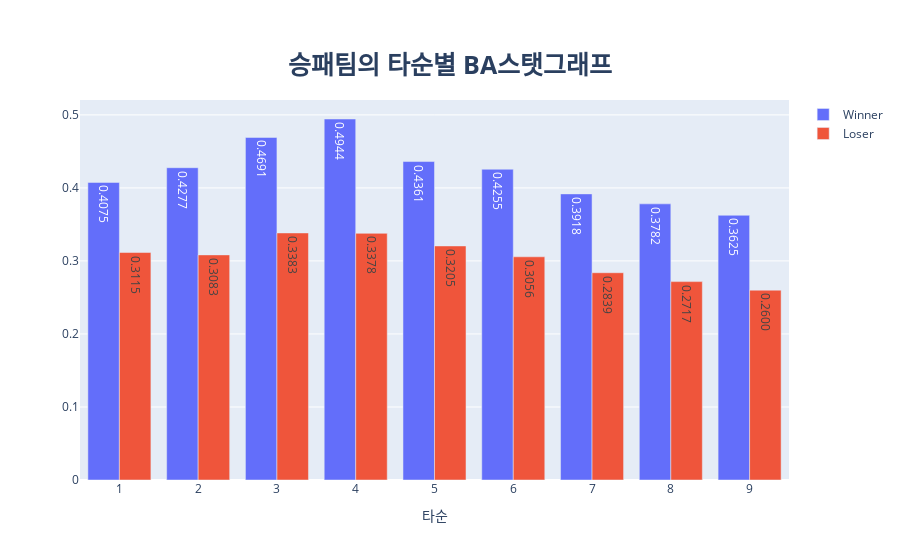
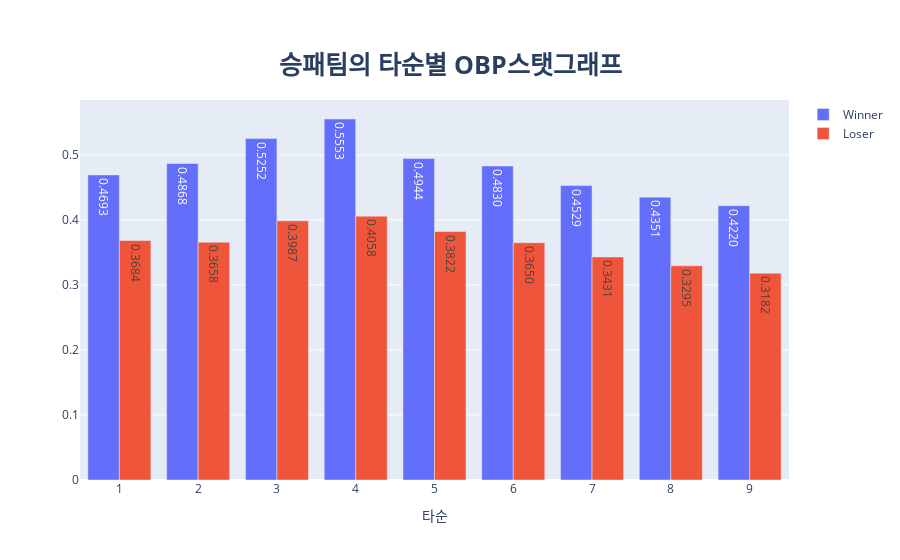
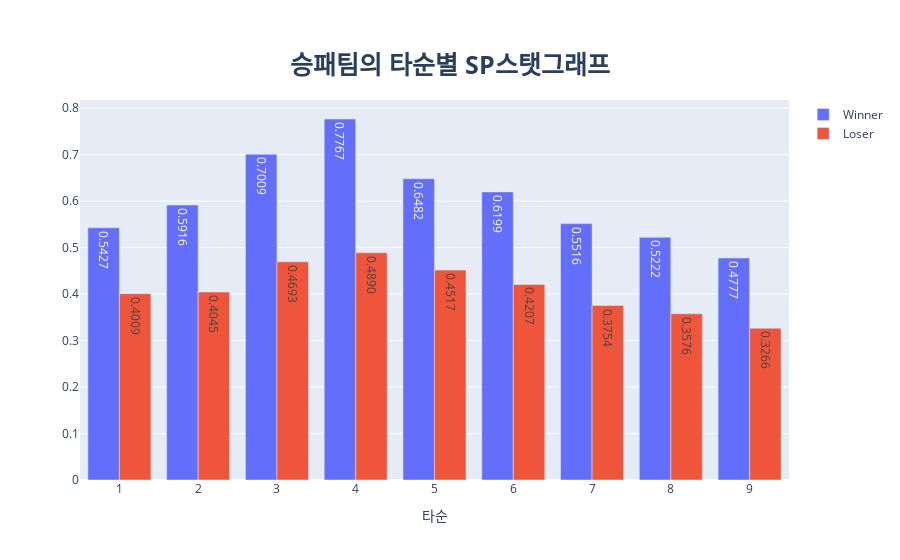
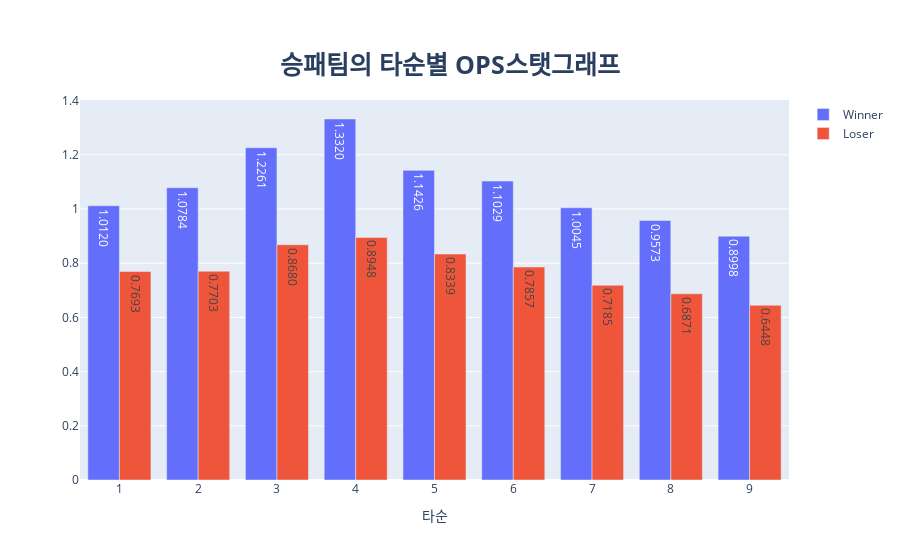

Source (notebook cell) for these figures, in order:
### Code cell
for col_name in derived_win.columns:
    fig = go.Figure()
    fig.add_trace(
        go.Bar(
            name = 'Winner',
            x=derived_win.index, 
            y=derived_win[col_name], 
            text=derived_win[col_name], 
            textposition='auto', 
            texttemplate='%{text:.4f}'
        )
    )
    fig.add_trace(
        go.Bar(
            name = 'Loser',
            x=derived_lose.index, 
            y=derived_lose[col_name], 
            text=derived_lose[col_name], 
            textposition='auto', 
            texttemplate='%{text:.4f}'
        )
    )
    fig.update_layout(
        {
            "title": {
                "text": "<b>승패팀의 타순별 "+col_name+"스탯그래프</b>",
                "x": 0.5,
                "y": 0.9,
                "font": {
                    "size": 25
                }
            },
            "xaxis": {
                "title": "타순",
                "showticklabels":True,
                "dtick": "M1",
                "tickfont": {
                    "size": 12                
                }
            }
        }
    )
    fig.show()

### Figure 1 — Plotly figure (JSON) as saved in the notebook; plotly's stock layout.template omitted (floating-point values rounded to 4 significant figures)
{"data": [{"name": "Winner", "text": [0.4075, 0.4277, 0.4691, 0.4944, 0.4361, 0.4255, 0.3918, 0.3782, 0.3625], "textposition": "auto", "texttemplate": "%{text:.4f}", "type": "bar", "x": [1, 2, 3, 4, 5, 6, 7, 8, 9], "y": [0.4075, 0.4277, 0.4691, 0.4944, 0.4361, 0.4255, 0.3918, 0.3782, 0.3625]}, {"name": "Loser", "text": [0.3115, 0.3083, 0.3383, 0.3378, 0.3205, 0.3056, 0.2839, 0.2717, 0.26], "textposition": "auto", "texttemplate": "%{text:.4f}", "type": "bar", "x": [1, 2, 3, 4, 5, 6, 7, 8, 9], "y": [0.3115, 0.3083, 0.3383, 0.3378, 0.3205, 0.3056, 0.2839, 0.2717, 0.26]}], "layout": {"title": {"font": {"size": 25}, "text": "<b>승패팀의 타순별 BA스탯그래프</b>", "x": 0.5, "y": 0.9}, "xaxis": {"dtick": "M1", "showticklabels": true, "tickfont": {"size": 12}, "title": {"text": "타순"}}}}

### Figure 2 — Plotly figure (JSON) as saved in the notebook; plotly's stock layout.template omitted (floating-point values rounded to 4 significant figures)
{"data": [{"name": "Winner", "text": [0.4693, 0.4868, 0.5252, 0.5553, 0.4944, 0.483, 0.4529, 0.4351, 0.422], "textposition": "auto", "texttemplate": "%{text:.4f}", "type": "bar", "x": [1, 2, 3, 4, 5, 6, 7, 8, 9], "y": [0.4693, 0.4868, 0.5252, 0.5553, 0.4944, 0.483, 0.4529, 0.4351, 0.422]}, {"name": "Loser", "text": [0.3684, 0.3658, 0.3987, 0.4058, 0.3822, 0.365, 0.3431, 0.3295, 0.3182], "textposition": "auto", "texttemplate": "%{text:.4f}", "type": "bar", "x": [1, 2, 3, 4, 5, 6, 7, 8, 9], "y": [0.3684, 0.3658, 0.3987, 0.4058, 0.3822, 0.365, 0.3431, 0.3295, 0.3182]}], "layout": {"title": {"font": {"size": 25}, "text": "<b>승패팀의 타순별 OBP스탯그래프</b>", "x": 0.5, "y": 0.9}, "xaxis": {"dtick": "M1", "showticklabels": true, "tickfont": {"size": 12}, "title": {"text": "타순"}}}}

### Figure 3 — Plotly figure (JSON) as saved in the notebook; plotly's stock layout.template omitted (floating-point values rounded to 4 significant figures)
{"data": [{"name": "Winner", "text": [0.5427, 0.5916, 0.7009, 0.7767, 0.6482, 0.6199, 0.5516, 0.5222, 0.4777], "textposition": "auto", "texttemplate": "%{text:.4f}", "type": "bar", "x": [1, 2, 3, 4, 5, 6, 7, 8, 9], "y": [0.5427, 0.5916, 0.7009, 0.7767, 0.6482, 0.6199, 0.5516, 0.5222, 0.4777]}, {"name": "Loser", "text": [0.4009, 0.4045, 0.4693, 0.489, 0.4517, 0.4207, 0.3754, 0.3576, 0.3266], "textposition": "auto", "texttemplate": "%{text:.4f}", "type": "bar", "x": [1, 2, 3, 4, 5, 6, 7, 8, 9], "y": [0.4009, 0.4045, 0.4693, 0.489, 0.4517, 0.4207, 0.3754, 0.3576, 0.3266]}], "layout": {"title": {"font": {"size": 25}, "text": "<b>승패팀의 타순별 SP스탯그래프</b>", "x": 0.5, "y": 0.9}, "xaxis": {"dtick": "M1", "showticklabels": true, "tickfont": {"size": 12}, "title": {"text": "타순"}}}}

### Figure 4 — Plotly figure (JSON) as saved in the notebook; plotly's stock layout.template omitted (floating-point values rounded to 4 significant figures)
{"data": [{"name": "Winner", "text": [1.012, 1.078, 1.226, 1.332, 1.143, 1.103, 1.004, 0.9573, 0.8998], "textposition": "auto", "texttemplate": "%{text:.4f}", "type": "bar", "x": [1, 2, 3, 4, 5, 6, 7, 8, 9], "y": [1.012, 1.078, 1.226, 1.332, 1.143, 1.103, 1.004, 0.9573, 0.8998]}, {"name": "Loser", "text": [0.7693, 0.7703, 0.868, 0.8948, 0.8339, 0.7857, 0.7185, 0.6871, 0.6448], "textposition": "auto", "texttemplate": "%{text:.4f}", "type": "bar", "x": [1, 2, 3, 4, 5, 6, 7, 8, 9], "y": [0.7693, 0.7703, 0.868, 0.8948, 0.8339, 0.7857, 0.7185, 0.6871, 0.6448]}], "layout": {"title": {"font": {"size": 25}, "text": "<b>승패팀의 타순별 OPS스탯그래프</b>", "x": 0.5, "y": 0.9}, "xaxis": {"dtick": "M1", "showticklabels": true, "tickfont": {"size": 12}, "title": {"text": "타순"}}}}
